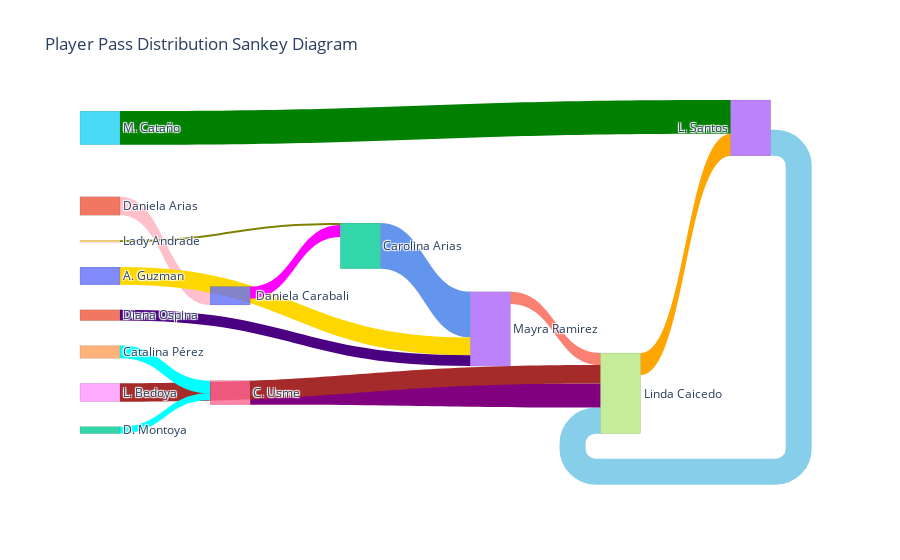

Notebook cell for this chart:
### Code cell
# Extract players and pass recipients
players = list(set(result['player'].tolist() + result['pass_recipient'].tolist()))

# Create a list of node labels
node_labels = players

# Create source and target indices for the Sankey diagram
sources = [players.index(player) for player in result['player']]
targets = [players.index(recipient) for recipient in result['pass_recipient']]

# Define a list of colors for each link (change or expand as needed)
link_colors = ['cornflowerblue', 'green', 'skyblue', 'purple', 'orange', 'pink', 'brown',
               'gold', 'cyan', 'magenta','salmon', 'indigo', 'cyan', 'olive']

# Create a Sankey diagram trace
sankey_trace = go.Sankey(
    node=dict(
        pad=15,
        thickness=40,
        line=dict(color="black", width=0.1),
        label=node_labels
    ),
    link=dict(
        source=sources,
        target=targets,
        value=result['count'],
        color=[link_colors[i % len(link_colors)] for i in range(len(result))]  # Assign colors to links
    )
)

# Set layout
layout = go.Layout(title="Player Pass Distribution Sankey Diagram")

# Create figure
fig = go.Figure(data=[sankey_trace], layout=layout)
fig.show()

# Set layout with the desired background color
layout = go.Layout(
    title="Player Pass Distribution Sankey Diagram",
    paper_bgcolor='#F4EDF0',  # Set background color
)

# Save the figure as an SVG image
fig.write_image("sankey_diagram.svg", format="svg", scale=2)

### Figure 1 — Plotly figure (JSON) as saved in the notebook; plotly's stock layout.template omitted (floating-point values rounded to 4 significant figures)
{"data": [{"link": {"color": ["cornflowerblue", "green", "skyblue", "purple", "orange", "pink", "brown", "gold", "cyan", "magenta", "salmon", "indigo", "cyan", "olive"], "source": [2, 5, 13, 6, 7, 11, 8, 10, 4, 0, 3, 1, 12, 9], "target": [3, 13, 7, 7, 13, 0, 7, 3, 6, 2, 7, 3, 6, 2], "value": [72, 53, 41, 38, 35, 29, 29, 28, 20, 19, 19, 17, 11, 3]}, "node": {"label": [" Daniela Carabali", "Diana Ospina", "Carolina Arias", "Mayra Ramirez", "Catalina Pérez", "M. Cataño", "C. Usme", "Linda Caicedo", "L. Bedoya", "Lady Andrade", "A. Guzman", "Daniela Arias", "D. Montoya", "L. Santos"], "line": {"color": "black", "width": 0.1}, "pad": 15, "thickness": 40}, "type": "sankey"}], "layout": {"title": {"text": "Player Pass Distribution Sankey Diagram"}}}
